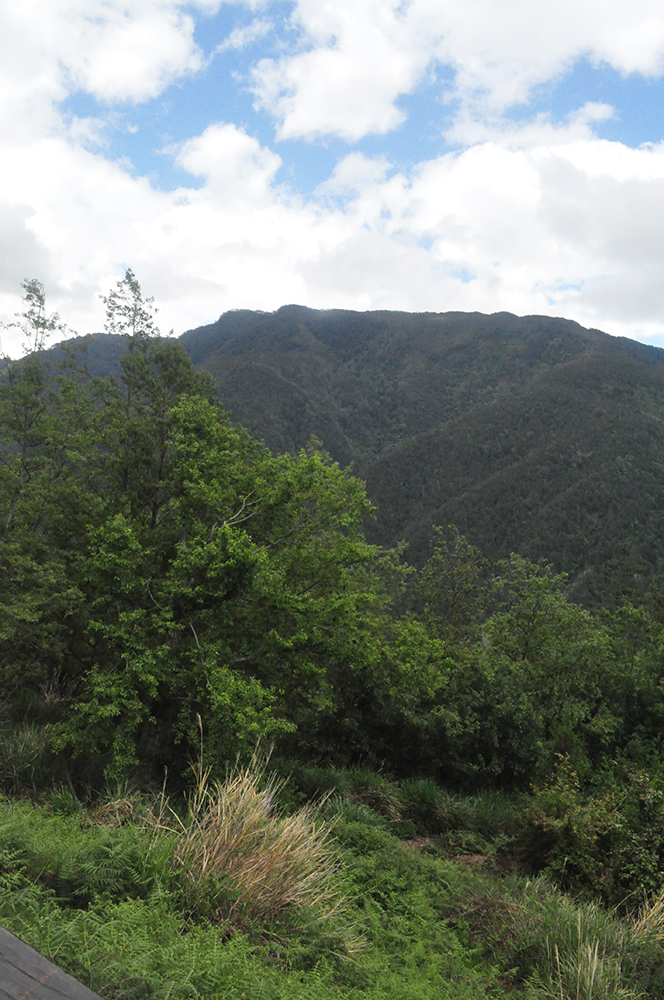
#> input picture stitched_image.png, 664 x 1000 px
$ python -i background_removal.py   (imports and definitions only)
#> lines starting #> are read from the running program, lines starting #| are printed output that depends on the picture; after the words box and inside, x2 and y2 are one past the last pixel; in counts of white or black regions, pixels touching at a corner belong together
import cv2
import numpy as np

def remove_background_threshold(myimage):
#> called with myimage = '../../stitched_image.png'
    myimage =cv2.imread(myimage)
#> myimage is the input picture: shape (1000, 664, 3); mean B, G, R 114.3, 124.5, 116.3

    # Convert to Grayscale
    myimage_grey = cv2.cvtColor(myimage, cv2.COLOR_BGR2GRAY)
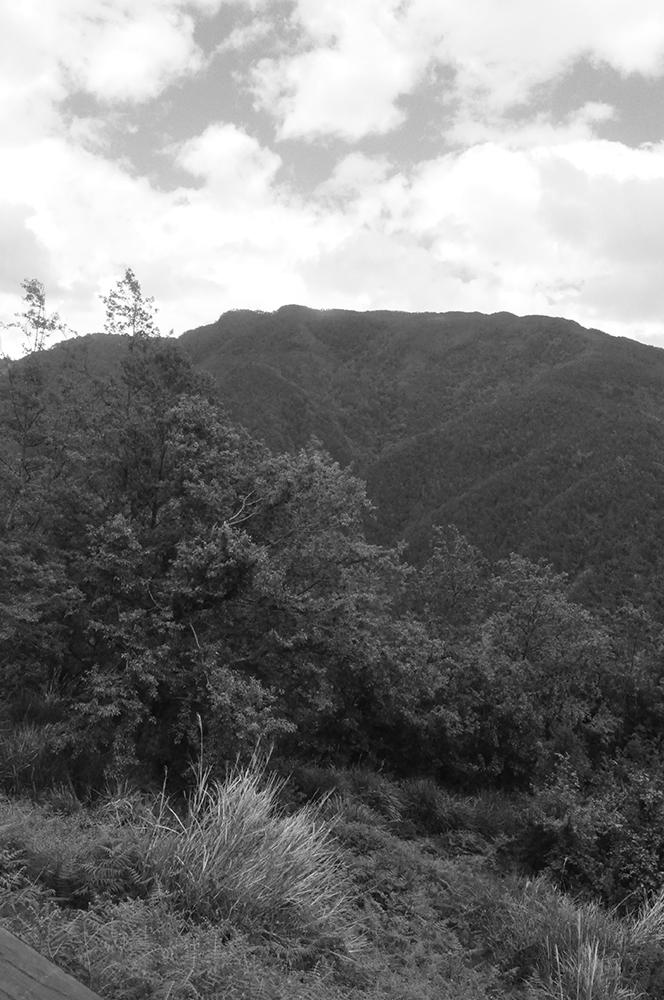
#> myimage_grey: shape (1000, 664); min 0, max 255, mean 120.9

    # Apply threshold segmentation
    _, baseline = cv2.threshold(myimage_grey, 127, 255, cv2.THRESH_TRUNC)
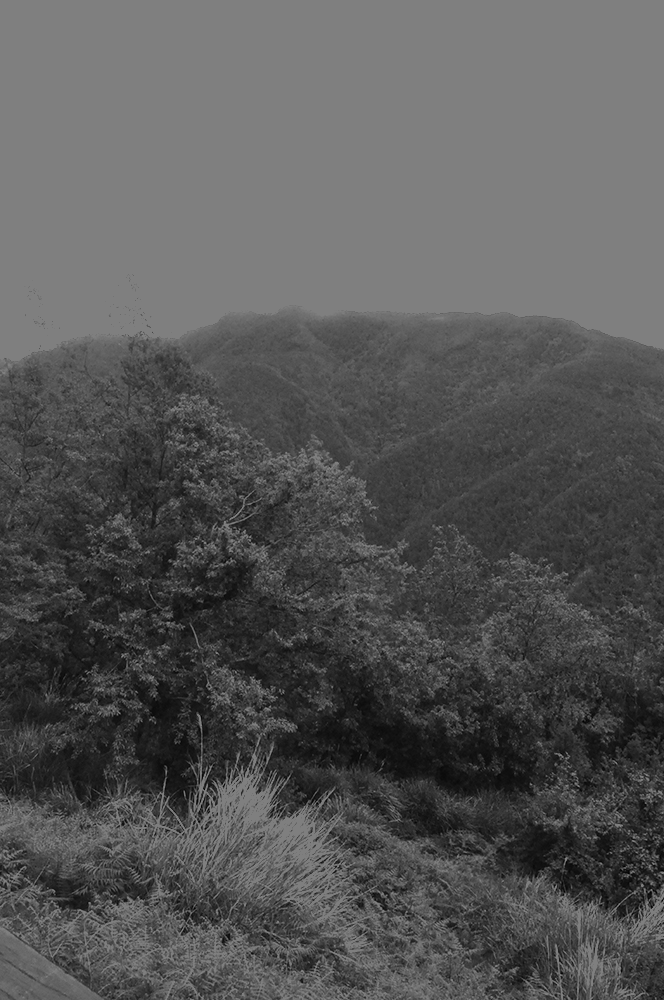
#> baseline: shape (1000, 664); min 0, max 127, mean 86.2
    _, background = cv2.threshold(baseline, 126, 255, cv2.THRESH_BINARY)
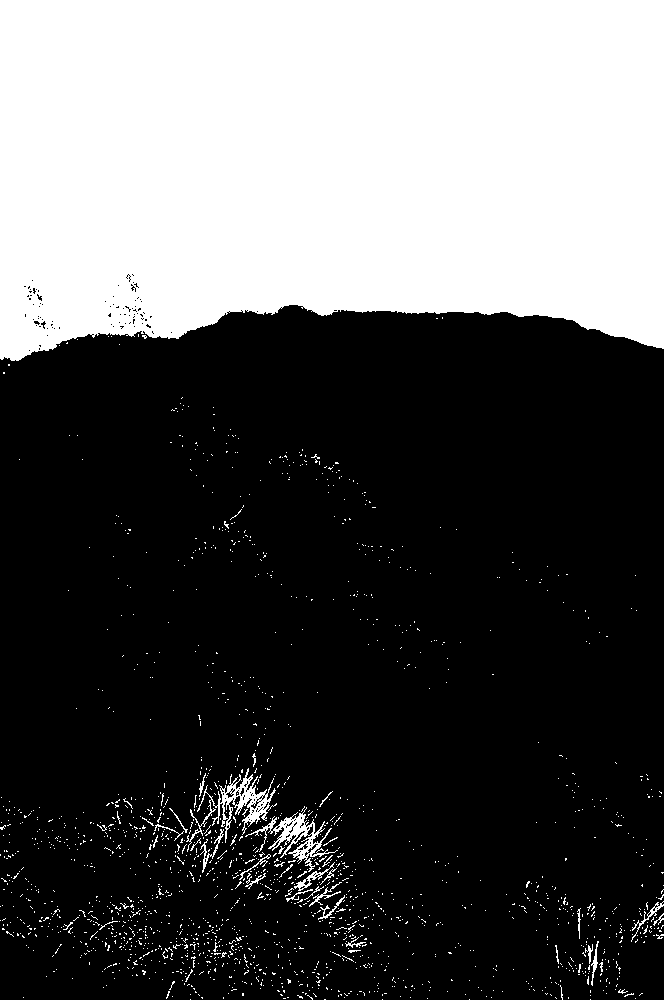
#> background: shape (1000, 664); 33.9% white; 1810 white regions (1769 under 20 px), largest, box (x1, y1, x2, y2) and area: (0, 0, 664, 361) 215544, (186, 768, 276, 852) 1541, (245, 807, 338, 872) 1333
    _, foreground = cv2.threshold(baseline, 126, 255, cv2.THRESH_BINARY_INV)

    # Update foreground with bitwise_and to extract real foreground
    foreground = cv2.bitwise_and(myimage, myimage, mask=foreground)
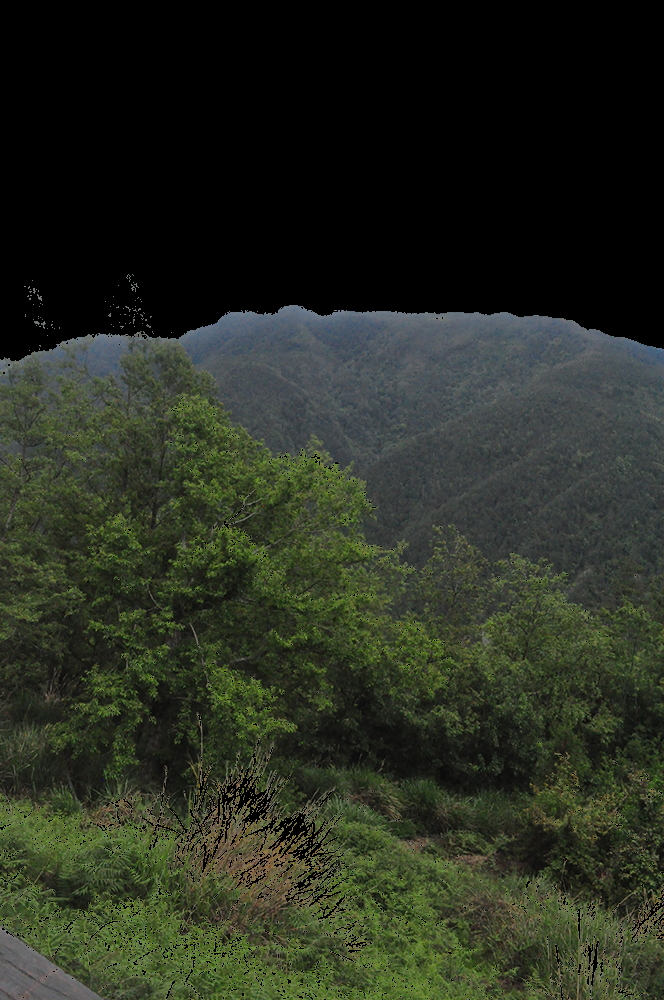
#> foreground: shape (1000, 664, 3); mean B, G, R 33.5, 46.3, 41

    # Convert black and white back into 3 channel greyscale
    background = cv2.cvtColor(background, cv2.COLOR_GRAY2BGR)


    # Combine the background and foreground to obtain our final image
    finalimage = background+foreground
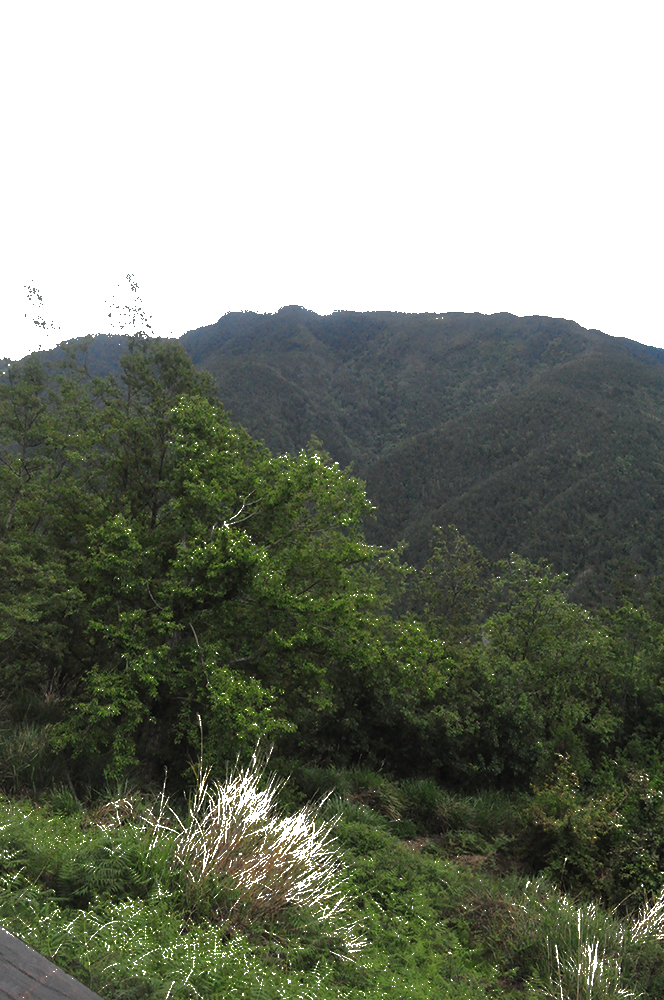
#> finalimage: shape (1000, 664, 3); mean B, G, R 119.8, 132.6, 127.3
    finalimage = cv2.cvtColor(finalimage, cv2.COLOR_BGR2RGB)

    return finalimage

# [41 lines left out: function remove_background_kmeans, not called in this run]

>>> result = remove_background_threshold('../../stitched_image.png')
